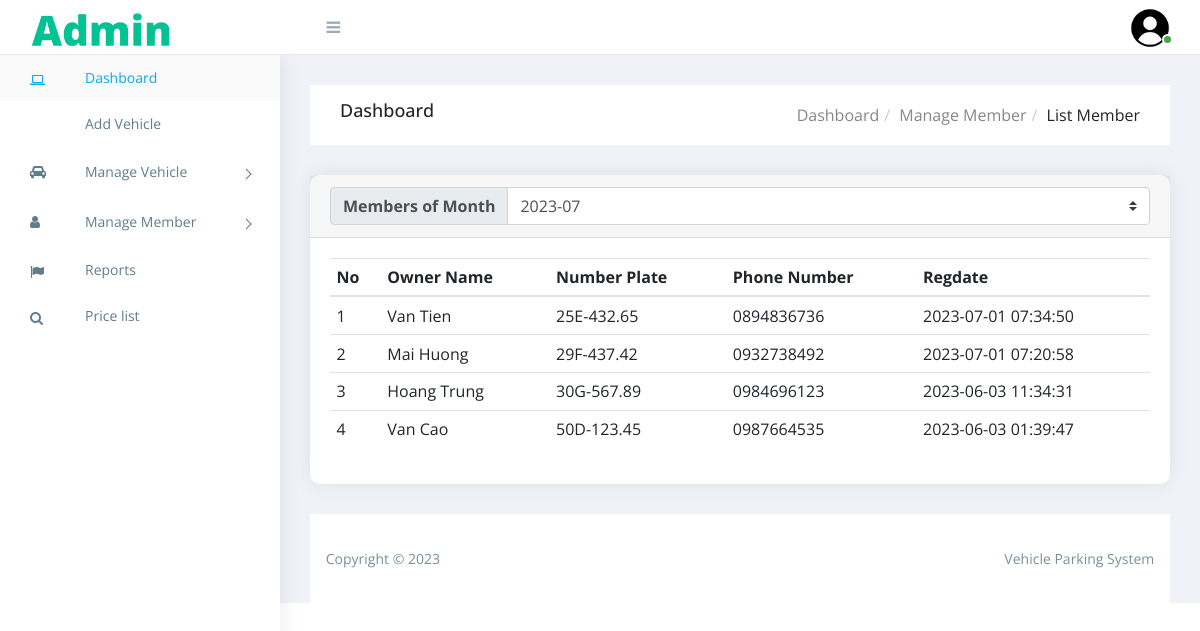
Screenshot of /list-member.php (signed in) with the database file from the repository.
### tables this page shows
CREATE TABLE IF NOT EXISTS `member` (
  `id` int(11) NOT NULL AUTO_INCREMENT,
  `owner` varchar(50) NOT NULL,
  `number_plate` varchar(10) NOT NULL,
  `mobile` varchar(12) NOT NULL,
  `time` varchar(10) NOT NULL,
  `regdate` timestamp NOT NULL DEFAULT CURRENT_TIMESTAMP,
  `parking_fee` int(11) NOT NULL,
  PRIMARY KEY (`id`)
);

### src/Database.php (called while the page is built, shortened)
<?php
    class Database
    {
        private string $host = "localhost";
        private string $user = "root";
        private string $pass = "";
        private string $dbname = "parking";
        public function connection(): mysqli
        {
            $conn = new mysqli($this->host, $this->user, $this->pass, $this->dbname);
            $conn->query("SET names 'utf8'");
            return $conn;
        }
    }
?>

### src/Control.php (called while the page is built, shortened)
<?php
    class Control
    {
        private mysqli $conn;
        public function __construct(Database $conn)
        {
            $this->conn = $conn->connection();
        }
        public function viewPlate(string $plate)
        {
            $str = strtoupper($plate);
            $str = preg_replace('/[^0-9A-Z]/', '', $str);
            $str = preg_replace("/([0-9A-Z]{0,3})([0-9]{3})(.+)/", "$1-$2.$3", $str);
            return $str;
        }
        public function addMonth(int $num): string
        {
            $now = date_create();
            $now = date_create(date_format($now, "Y-m"));
            $value = date_add($now, date_interval_create_from_date_string("$num month"));
            return date_format($value,"Y-m");
        }
        public function getMember(string $varTime)
        {
            $sql = "SELECT * FROM member
                    WHERE `time` = '$varTime'
                    ORDER BY regdate DESC";
            $result = $this->conn->query($sql);
            return $result;
        }
        public function fieldMember()
        {
            $sql = "SELECT `time` FROM `member` GROUP BY `time` DESC";
            $result = $this->conn->query($sql);
            return $result;
        }
    }
?>

### list-member.php (the view, shortened to what this page needs)
<?php
    $conn = new Database();
    $vehicle = new Control($conn);
    $thisTime = $vehicle->addMonth(0);
    $out = $vehicle->getMember($thisTime);
    $field = $vehicle->fieldMember();
?>
<!DOCTYPE html>
<html lang="en">
<head>
    <link rel="stylesheet" href="https://cdn.jsdelivr.net/npm/bootstrap@4.0.0/dist/css/bootstrap.min.css">
    <link rel="stylesheet" href="https://cdn.jsdelivr.net/gh/lykmapipo/themify-icons@0.1.2/css/themify-icons.css">
    <link rel="stylesheet" href="https://cdn.jsdelivr.net/npm/font-awesome@4.7.0/css/font-awesome.min.css">
    <link rel="stylesheet" href="https://cdn.jsdelivr.net/npm/pixeden-stroke-7-icon@1.2.3/pe-icon-7-stroke/dist/pe-icon-7-stroke.min.css">
    <link rel="stylesheet" href="assets/css/style.css">
</head>
<body>
    <?php
        if(isset($_SESSION['datnvSaid'])):
        include_once('assets/includes/sidebar.php');
        include_once('assets/includes/header.php');
    ?>
        <div class="breadcrumbs">
            <div class="breadcrumbs-inner">
                <div class="row m-0">
                    <div class="col-sm-4">
                        <div class="page-header float-left">
                            <div class="page-title">
                                <h1>Dashboard</h1>
                            </div>
                        </div>
                    </div>
                    <div class="col-sm-8">
                        <div class="page-header float-right">
                            <div class="page-title">
                                <ol class="breadcrumb text-right">
                                    <li><a href="index.php">Dashboard</a></li>
                                    <li><a href="list-member.php">Manage Member</a></li>
                                    <li class="active">List Member</li>
                                </ol>
                            </div>
                        </div>
                    </div>
                </div>
            </div>
        </div>
        <div class="content">
            <div class="animated fadeIn">
                <div class="row">
                    <div class="col-lg-12">
                        <div class="card">
                            <div class="card-header">
                                <div class="input-group">
                                    <div class="input-group-prepend">
                                        <label class="input-group-text" for="inputGroupSelect01">
                                            <strong>Members of Month</strong>
                                        </label>
                                    </div>
                                    <select class="custom-select" id="selectMonth" onchange="Outgoing()">
                                        <?php while($eachField = $field->fetch_array()){ ?>
                                            <option value="<?= $eachField[0] ?>" <?php if($eachField[0] == $thisTime) echo 'selected' ?>>
                                                <?= $eachField[0] ?>
                                            </option>
                                        <?php } ?>
                                    </select>
                                </div>
                            </div>
                            <div class="card-body">
                                <table class="table">
                                    <thead>
                                        <tr>
                                            <th>No</th>
                                            <th>Owner Name</th>
                                            <th>Number Plate</th>
                                            <th>Phone Number</th>
                                            <th>Regdate</th>
                                        </tr>
                                    </thead>
                                    <tbody id="memberBody">
                                        <?php
                                            $count = 1;
                                            while ($row = $out->fetch_assoc()) {
                                        ?>
                                        <tr>
                                            <td><?php echo $count; ?></td>
                                            <td><?php echo $row['owner']; ?></td>
                                            <td><?php echo $vehicle->viewPlate($row['number_plate']); ?></td>
                                            <td><?php echo $row['mobile']; ?></td>
                                            <td><?php echo $row['regdate']; ?></td>
                                        </tr>
                                        <?php
                                            $count ++;
                                        } ?>
                                    </tbody>
                                </table>
                            </div>
                        </div>
                    </div>
                </div>
            </div>
        </div>
    <?php
        include_once('assets/includes/footer.php');
        else: echo "<script>window.location = 'login.php'</script>";
        endif;
    ?>
</body>
</html>

### assets/css/style.css (style rules this page uses)
* { margin: 0; padding: 0; text-decoration: none; font-family: "Open Sans", sans-serif; box-sizing: border-box; }
body { display: table; font-size: 16px; width: 100%; }
.right-panel .breadcrumbs { float: left; margin-top: 30px; padding: 0 1.875em; width: 100%; }
.right-panel .breadcrumbs .breadcrumbs-inner { background-color: #fff; }
.right-panel .page-header { min-height: 50px; margin: 0px; padding: 0px 15px; background: #ffffff; border-bottom: 0px; }
.right-panel .page-header h1 { font-size: 18px; padding: 15px 0; }
.right-panel .page-header .breadcrumb { margin: 0px; padding: 13.5px 0; background: #fff; text-transform: capitalize; }
.right-panel .page-header .breadcrumb > li + li:before { padding: 0 5px; color: #ccc; content: "/\00a0"; }
button, a { text-decoration: none; color: #878787; }
.row { align-items: center; }
.table td, .table th { padding: 0.4rem; }
.content { float: left; padding: 1.875em; width: 100%; }
.card { border-radius: 10px; padding: 0; border: 0px solid transparent; -webkit-box-shadow: 0 0 20px rgba(0, 0, 0, 0.08); box-shadow: 0 0 20px rgba(0, 0, 0, 0.08); }
.card .card-body { float: left; padding: 1.25em; position: relative; width: 100%; }
@media (max-width: 1368px) { .card-body { padding: 15px; } }

### rows the page displays
member: owner "Van Tien", number_plate "25E-432.65", mobile "0894836736", regdate "2023-07-01 07:34:50"
member: owner "Mai Huong", number_plate "29F-437.42", mobile "0932738492", regdate "2023-07-01 07:20:58"
member: owner "Hoang Trung", number_plate "30G-567.89", mobile "0984696123", regdate "2023-06-03 11:34:31"
member: owner "Van Cao", number_plate "50D-123.45", mobile "0987664535", regdate "2023-06-03 01:39:47"

### other values shown
form field value "2023-07"
